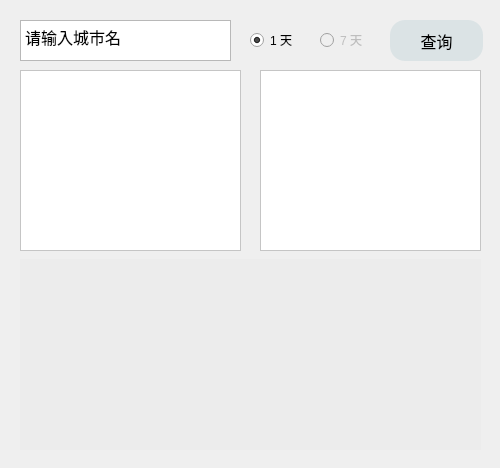
<?xml version="1.0" encoding="UTF-8"?>
<ui version="4.0">
 <class>Form</class>
 <widget class="QWidget" name="Form">
  <property name="enabled">
   <bool>true</bool>
  </property>
  <property name="geometry">
   <rect>
    <x>0</x>
    <y>0</y>
    <width>500</width>
    <height>468</height>
   </rect>
  </property>
  <property name="sizePolicy">
   <sizepolicy hsizetype="Preferred" vsizetype="Preferred">
    <horstretch>0</horstretch>
    <verstretch>0</verstretch>
   </sizepolicy>
  </property>
  <property name="windowTitle">
   <string>天气查询助手</string>
  </property>
  <property name="styleSheet">
   <string notr="true"/>
  </property>
  <widget class="QTextEdit" name="textEdit">
   <property name="enabled">
    <bool>true</bool>
   </property>
   <property name="geometry">
    <rect>
     <x>20</x>
     <y>20</y>
     <width>211</width>
     <height>41</height>
    </rect>
   </property>
   <property name="font">
    <font>
     <family>3ds</family>
     <pointsize>12</pointsize>
    </font>
   </property>
   <property name="cursor" stdset="0">
    <cursorShape>IBeamCursor</cursorShape>
   </property>
   <property name="styleSheet">
    <string notr="true"/>
   </property>
   <property name="inputMethodHints">
    <set>Qt::ImhMultiLine</set>
   </property>
   <property name="html">
    <string>&lt;!DOCTYPE HTML PUBLIC &quot;-//W3C//DTD HTML 4.0//EN&quot; &quot;http://www.w3.org/TR/REC-html40/strict.dtd&quot;&gt;
&lt;html&gt;&lt;head&gt;&lt;meta name=&quot;qrichtext&quot; content=&quot;1&quot; /&gt;&lt;style type=&quot;text/css&quot;&gt;
p, li { white-space: pre-wrap; }
&lt;/style&gt;&lt;/head&gt;&lt;body style=&quot; font-family:'3ds'; font-size:12pt; font-weight:400; font-style:normal;&quot;&gt;
&lt;p style=&quot; margin-top:0px; margin-bottom:0px; margin-left:0px; margin-right:0px; -qt-block-indent:0; text-indent:0px;&quot;&gt;&lt;span style=&quot; font-family:'SimSun'; vertical-align:middle;&quot;&gt;请输入城市名&lt;/span&gt;&lt;/p&gt;&lt;/body&gt;&lt;/html&gt;</string>
   </property>
   <property name="overwriteMode">
    <bool>true</bool>
   </property>
   <property name="acceptRichText">
    <bool>false</bool>
   </property>
  </widget>
  <widget class="QPushButton" name="pushButton">
   <property name="geometry">
    <rect>
     <x>390</x>
     <y>20</y>
     <width>93</width>
     <height>41</height>
    </rect>
   </property>
   <property name="font">
    <font>
     <family>3ds</family>
     <pointsize>12</pointsize>
    </font>
   </property>
   <property name="styleSheet">
    <string notr="true">QPushButton {
	background-color: #dbe3e5;
	border-radius: 15px;
	border: 1px blue solid;
}</string>
   </property>
   <property name="text">
    <string>查询</string>
   </property>
  </widget>
  <widget class="QTextEdit" name="textEdit_2">
   <property name="enabled">
    <bool>false</bool>
   </property>
   <property name="geometry">
    <rect>
     <x>20</x>
     <y>70</y>
     <width>221</width>
     <height>181</height>
    </rect>
   </property>
   <property name="styleSheet">
    <string notr="true">QTextEdit {
	background-color: white;
}</string>
   </property>
  </widget>
  <widget class="QTextEdit" name="textEdit_3">
   <property name="enabled">
    <bool>false</bool>
   </property>
   <property name="geometry">
    <rect>
     <x>260</x>
     <y>70</y>
     <width>221</width>
     <height>181</height>
    </rect>
   </property>
   <property name="styleSheet">
    <string notr="true">QTextEdit {
	background-color: white;
}</string>
   </property>
  </widget>
  <widget class="QRadioButton" name="radioButton">
   <property name="geometry">
    <rect>
     <x>250</x>
     <y>30</y>
     <width>51</width>
     <height>20</height>
    </rect>
   </property>
   <property name="text">
    <string>1 天</string>
   </property>
   <property name="checked">
    <bool>true</bool>
   </property>
  </widget>
  <widget class="QRadioButton" name="radioButton_2">
   <property name="enabled">
    <bool>false</bool>
   </property>
   <property name="geometry">
    <rect>
     <x>320</x>
     <y>30</y>
     <width>51</width>
     <height>20</height>
    </rect>
   </property>
   <property name="text">
    <string>7 天</string>
   </property>
  </widget>
  <widget class="QWidget" name="widget" native="true">
   <property name="geometry">
    <rect>
     <x>20</x>
     <y>259</y>
     <width>461</width>
     <height>191</height>
    </rect>
   </property>
   <widget class="QGroupBox" name="groupBox">
    <property name="geometry">
     <rect>
      <x>-11</x>
      <y>-11</y>
      <width>481</width>
      <height>211</height>
     </rect>
    </property>
    <property name="title">
     <string/>
    </property>
   </widget>
  </widget>
 </widget>
 <resources/>
 <connections/>
</ui>
